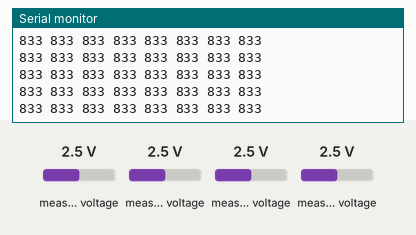
Recording of a sketch running on a simulated Arduino Uno, built with avr-gcc and run on an emulated ATmega328P. Parts: the last lines printed to the serial monitor. The test bench sets the inputs (shaded band); at power-on: measured voltage 2.5 V.

Above: at 1.2 s.
1.3 s: measured voltage (sensor 200) set to 0.1 V
At 2.0 s:
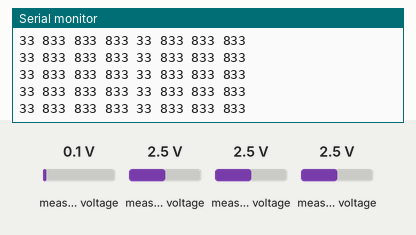
2.8 s: measured voltage (sensor 201) set to 0.1 V
At 3.8 s:
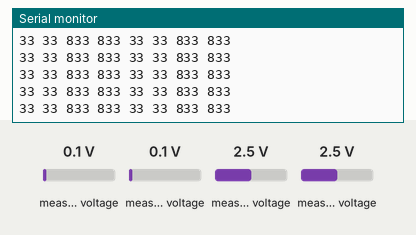
4.3 s: measured voltage (sensor 202) set to 0.1 V
At 5.0 s:
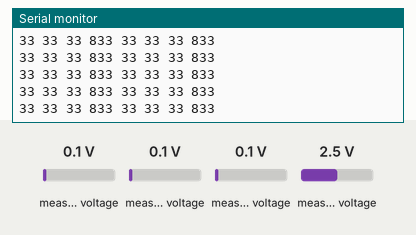
5.8 s: measured voltage (sensor 200) set to 3.8 V
At 6.4 s:
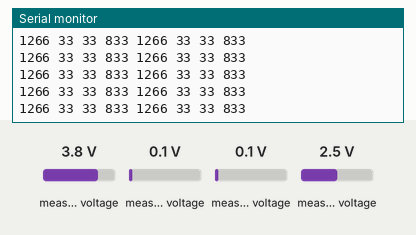
8.8 s: measured voltage (sensor 203) set to 0.1 V
At 9.4 s:
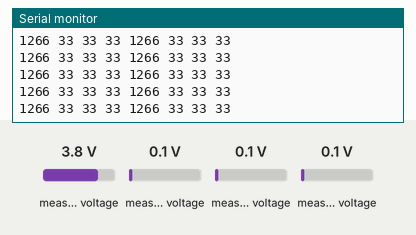
10.3 s: measured voltage (sensor 201) set to 1.2 V
At 11.4 s:
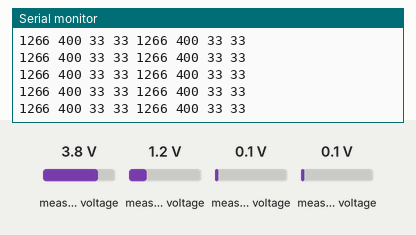
Timing chart, 0 to 12.8 s (numbered marks = the images above; inputs shaded):
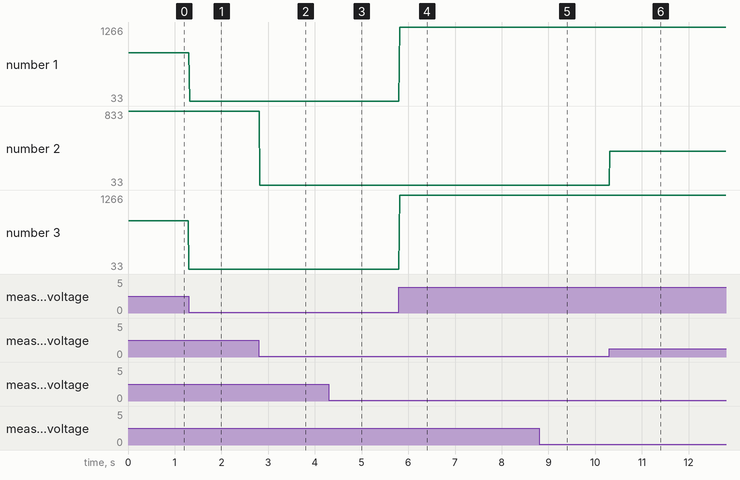

Measured:
- after the input at 1.3 s, the serial monitor: prints a new line at once (image 1)
- after the input at 2.8 s, the serial monitor: prints a new line at once (image 2)
- after the input at 4.3 s, the serial monitor: prints a new line at once (image 3)
- after the input at 5.8 s, the serial monitor: prints a new line at once (image 4)
- after the input at 8.8 s, the serial monitor: prints a new line at once (image 5)
- after the input at 10.3 s, the serial monitor: prints a new line at once (image 6)
- plotted number 1: 833 → 33 after the input at 1.3 s, 33 → 1266 after the input at 5.8 s
- plotted number 2: 33 → 400 after the input at 10.3 s

The sketch:

ReadDataADC.ino
```cpp
#include <Wire.h>
#include <Adafruit_ADS1X15.h>

Adafruit_ADS1015 ADS;
Adafruit_ADS1015 ADSV;

void setup() {
  Serial.begin(2000000);
  ADS.begin();
  ADSV.begin(0x49);
}

void loop() {
  int16_t adcH0;
  int16_t adcH1;
  int16_t adcH2;
  int16_t adcH3;
  int16_t adcV0;
  int16_t adcV1;
  int16_t adcV2;
  int16_t adcV3;

  adcH0 = ADS.readADC_SingleEnded(0);
  adcH1 = ADS.readADC_SingleEnded(1);
  adcH2 = ADS.readADC_SingleEnded(2);
  adcH3 = ADS.readADC_SingleEnded(3);

  adcV0 = ADSV.readADC_SingleEnded(0);
  adcV1 = ADSV.readADC_SingleEnded(1);
  adcV2 = ADSV.readADC_SingleEnded(2);
  adcV3 = ADSV.readADC_SingleEnded(3);

  Serial.print(adcH0);
  Serial.print(" ");
  Serial.print(adcH1);
  Serial.print(" ");
  Serial.print(adcH2);
  Serial.print(" ");
  Serial.print(adcH3);
  Serial.print(" ");
  Serial.print(adcV0);
  Serial.print(" ");
  Serial.print(adcV1);
  Serial.print(" ");
  Serial.print(adcV2);
  Serial.print(" ");
  Serial.println(adcV3);


}
```
